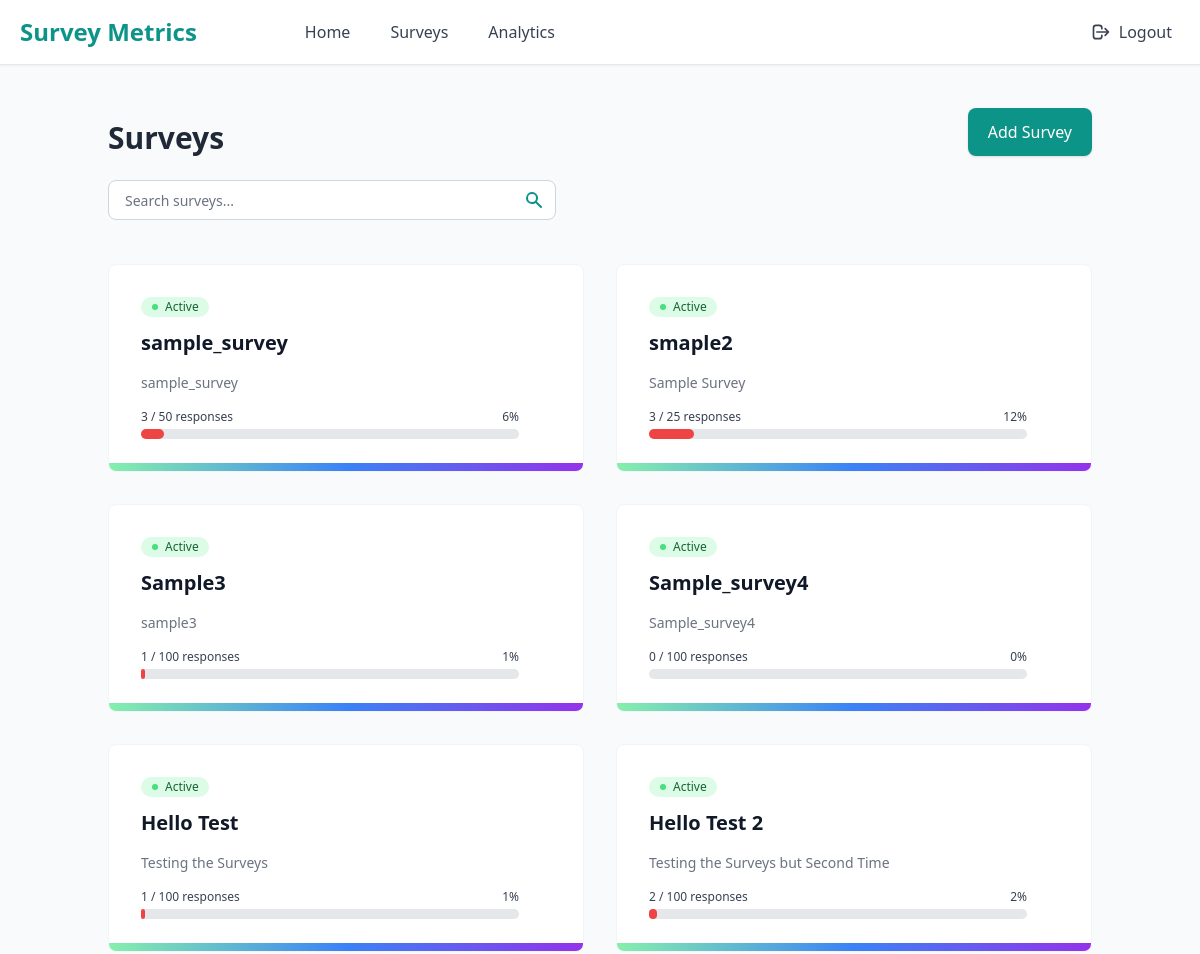
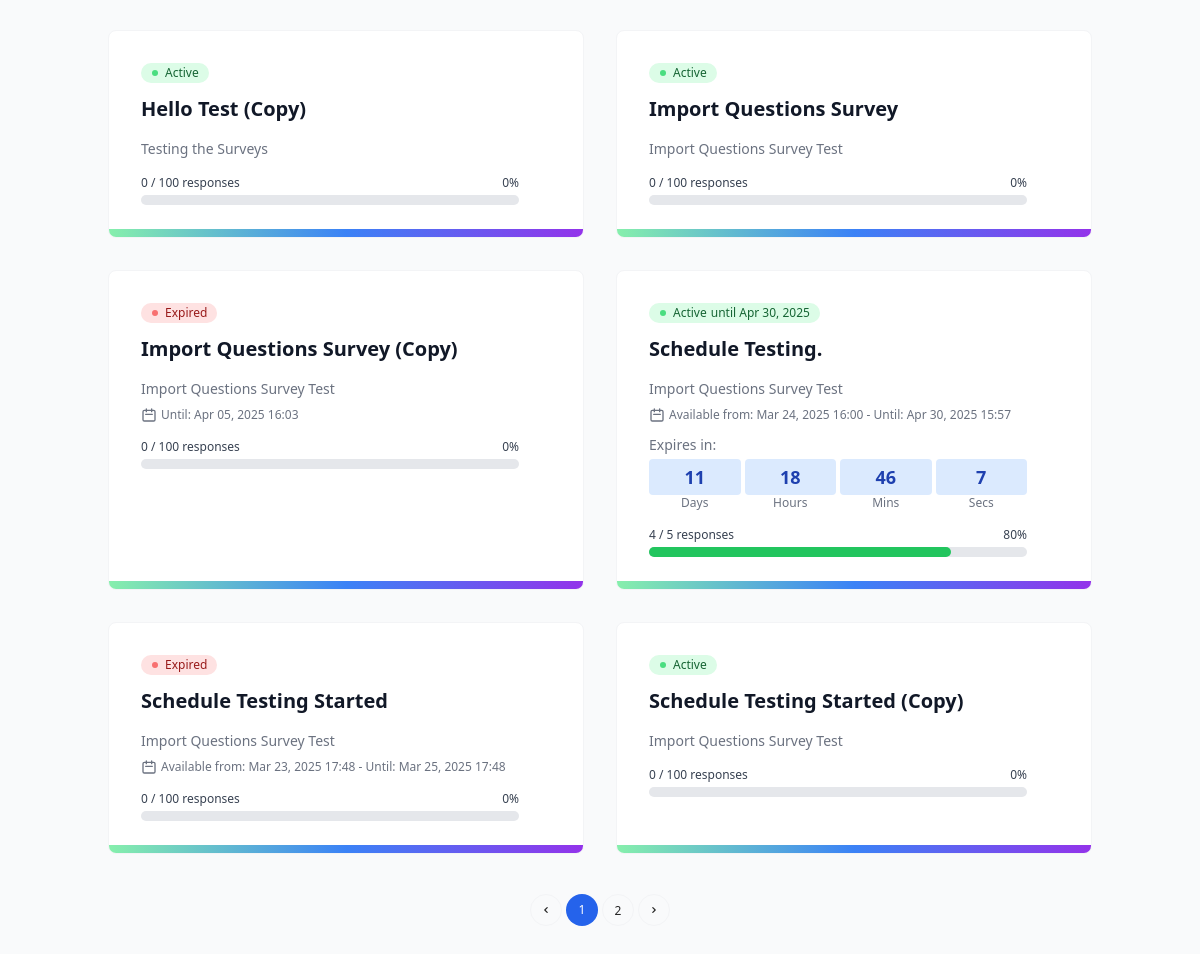
Screenshot of /dashboard/ (signed in) with the database file from the repository (2 pictures, top to bottom).
### djf_surveys/models.py (models this page shows, shortened)
class BaseModel(models.Model):
    created_at = models.DateTimeField(auto_now_add=True)
    updated_at = models.DateTimeField(auto_now=True)
    class Meta:
        abstract = True

class Survey(BaseModel):
    name = models.CharField(_("name"), max_length=200)
    description = models.TextField(_("description"), default='')
    slug = models.SlugField(_("slug"), max_length=225, default='')
    valid_until = models.DateTimeField(_("valid until"), blank=True, null=True,
                                       help_text=_("Specify the expiration date for this survey."))
    editable = models.BooleanField(_("editable"), default=True,
                                   help_text=_("If False, user can't edit record."))
    deletable = models.BooleanField(_("deletable"), default=True,
                                    help_text=_("If False, user can't delete record."))
    duplicate_entry = models.BooleanField(_("mutiple submissions"), default=False,
                                          help_text=_("If True, user can resubmit."))
    private_response = models.BooleanField(_("private response"), default=False,
                                           help_text=_("If True, only admin and owner can access."))
    can_anonymous_user = models.BooleanField(_("anonymous submission"), default=False,
                                             help_text=_("If True, user without authentatication can submit."))
    notification_to = models.TextField(_("Notification To"), blank=True, null=True,
                                       help_text=_("Enter your email to be notified when the form is submitted"))
    success_page_content = models.TextField(
        _("Success Page Content"), blank=True, null=True,
        help_text=_("You can override success page content at here. Support HTML syntax")
    )
    start_date = models.DateTimeField(
        _("start date"), blank=True, null=True,
        help_text=_("Date and time when the survey becomes available. Leave blank for immediate availability.")
    )
    end_date = models.DateTimeField(
        _("end date"), blank=True, null=True,
        help_text=_("Date and time when the survey expires. Leave blank for no expiration.")
    )
    target_responses = models.PositiveIntegerField(
        _("target responses"),
        default=100,
        help_text=_("Target number of responses for this survey")
    )
    @property
    def response_count_progress(self):
        return UserAnswer.objects.filter(survey=self).count()
    @property
    def response_rate(self):
        if self.target_responses == 0:
            return 0
        return min(100, int((self.response_count_progress / self.target_responses) * 100))
    @property
    def status(self):
        now = timezone.now()
        if self.start_date and now < self.start_date:
            return "scheduled"
        if self.end_date and now > self.end_date:
            return "expired"
        return "active"
    class Meta:
        verbose_name = _("survey")
        verbose_name_plural = _("surveys")

### djf_surveys/admins/views.py (the view)
# urls.py: path('', admin_views.AdminSurveyListView.as_view(), name='admin_survey'),
@method_decorator(staff_member_required, name='dispatch')
class AdminSurveyListView(SurveyListView):
    template_name = 'djf_surveys/admins/survey_list.html'

### djf_surveys/context_processors.py (called while the page is built)
def surveys_context(request):
    context = {
        'get_master_template': app_settings.SURVEY_MASTER_TEMPLATE,
        'chart_js_src': app_settings.CHART_JS_SRC,
        'get_type_field': get_type_field,
        'link_back_on_success_page': app_settings.SURVEY_LINK_BACK_ON_SUCCESS_PAGE
    }
    return context

### djf_surveys/mixin.py (called while the page is built)
    def get_title_page(self):
        return self.title_page

    def get_sub_title_page(self):
        return self.sub_title

    def get_context_data(self, **kwargs):
        if 'form' not in kwargs:
            kwargs['title'] = self.get_title_page()
            kwargs['title_page'] = self.get_title_page()
            kwargs['sub_title_page'] = self.get_sub_title_page()
        return super().get_context_data(**kwargs)

### djf_surveys/templatetags/djf_survey_tags.py (called while the page is built)
@register.inclusion_tag('djf_surveys/components/countdown.html')
def render_countdown(survey):
    now = timezone.now()
    if survey.start_date and now < survey.start_date:
        return {
            'target_date': survey.start_date,
            'survey_id': survey.id,
            'countdown_type': 'start'
        }
    elif survey.end_date and now < survey.end_date:
        return {
            'target_date': survey.end_date,
            'survey_id': survey.id,
            'countdown_type': 'end'
        }
    return {'target_date': None, 'survey_id': None, 'countdown_type': None}

### djf_surveys/utils.py (called while the page is built, shortened)
    def get_elided_page_range(self, number=1, *, on_each_side=3, on_ends=1):
        number = self.validate_number(number)
        if self.num_pages <= (on_each_side + on_ends) * 2:
            yield from self.page_range
            return

### djf_surveys/views.py (called while the page is built)
    def test_func(self):
        return app_settings.SURVEY_ANONYMOUS_VIEW_LIST or self.request.user.is_authenticated

    def get_context_data(self, **kwargs):
        page_number = self.request.GET.get('page', 1)
        context = super().get_context_data(**kwargs)
        page_range = context['page_obj'].paginator.get_elided_page_range(number=page_number)
        context['page_range'] = page_range
        return context

### djf_surveys/templates/djf_surveys/admins/survey_list.html (shortened to what this page needs)
{% extends 'djf_surveys/admins/master.html' %}
{% load i18n %}
{% block content %}
    <div class="container px-5 py-5">
        <section>
            <div class="py-6 lg:items-end justify-between flex">
                <h2 class="max-w-xl text-2xl font-bold text-gray-800 sm:text-3xl">
                    {% trans "Surveys" %}
                </h2>
                <a href="{% url 'djf_surveys:admin_create_survey' %}" class="inline-block px-5 py-3 mt-4 font-medium text-white bg-teal-600 hover:bg-teal-700 rounded-lg shadow transition-colors duration-200 sm:m-0">
                    {% trans "Add Survey" %}
                </a>
            </div>
        </section>
        {% include 'djf_surveys/components/search_form.html' %}
        {% if object_list %}
            <div class="grid grid-cols-1 md:grid-cols-2 lg:grid-cols-2 xl:grid-cols-3 gap-8 pt-6">
                {% for survey in page_obj %}
                    {% include 'djf_surveys/components/card_list_survey.html' %}
                {% endfor %}
            </div>
            <div class="py-10">
                {% include 'djf_surveys/components/pagination.html' %}
            </div>
        {% else %}
            {% include 'djf_surveys/components/empty_state.html' %}
        {% endif %}
    </div>
{% endblock %}

### djf_surveys/templates/djf_surveys/components/card_list_survey.html (shortened to what this page needs)
<div class="h-full group relative">
    <a class="relative block p-8 overflow-hidden border border-gray-100 rounded-lg bg-white h-full" href="{% if user.is_authenticated %}{% url 'djf_surveys:detail' survey.slug %}{% else %}{% url 'djf_surveys:create' survey.slug %}{% endif %}">
        <span class="absolute inset-x-0 bottom-0 h-2 bg-gradient-to-r from-green-300 via-blue-500 to-purple-600"></span>
        <div class="flex flex-col space-y-3">
            <div class="flex flex-wrap gap-2">
                {% if survey.status == "scheduled" %}
                <span class="inline-flex items-center px-2.5 py-0.5 rounded-full text-xs font-medium bg-yellow-100 text-yellow-800 flex-shrink-0">
                    <svg class="mr-1.5 h-2 w-2 text-yellow-400" fill="currentColor" viewBox="0 0 8 8">
                        <circle cx="4" cy="4" r="3" />
                    </svg>
                    Scheduled
                    <span class="ml-1">{{ survey.start_date|date:"M d, Y" }}</span>
                </span>
                {% elif survey.status == "expired" %}
                <span class="inline-flex items-center px-2.5 py-0.5 rounded-full text-xs font-medium bg-red-100 text-red-800 flex-shrink-0">
                    <svg class="mr-1.5 h-2 w-2 text-red-400" fill="currentColor" viewBox="0 0 8 8">
                        <circle cx="4" cy="4" r="3" />
                    </svg>
                    Expired
                </span>
                {% elif survey.status == "active" %}
                <span class="inline-flex items-center px-2.5 py-0.5 rounded-full text-xs font-medium bg-green-100 text-green-800 flex-shrink-0">
                    <svg class="mr-1.5 h-2 w-2 text-green-400" fill="currentColor" viewBox="0 0 8 8">
                        <circle cx="4" cy="4" r="3" />
                    </svg>
                    Active
                    {% if survey.end_date %}
                    <span class="ml-1">until {{ survey.end_date|date:"M d, Y" }}</span>
                    {% endif %}
                </span>
                {% endif %}
            </div>
            <div>
                <h5 class="text-xl font-bold text-gray-900">
                    {{ survey.name }}
                </h5>
            </div>
        </div>
        <div class="mt-4 sm:pr-8">
            <p class="text-sm text-gray-500">
                {{ survey.description }}
            </p>
            {% if survey.start_date or survey.end_date %}
            <div class="mt-2 text-xs text-gray-500">
                <div class="flex items-center">
                    <svg class="h-4 w-4 mr-1" fill="none" viewBox="0 0 24 24" stroke="currentColor">
                        <path stroke-linecap="round" stroke-linejoin="round" stroke-width="2" d="M8 7V3m8 4V3m-9 8h10M5 21h14a2 2 0 002-2V7a2 2 0 00-2-2H5a2 2 0 00-2 2v12a2 2 0 002 2z" />
                    </svg>
                    <span>
                        {% if survey.start_date %}
                        Available from: {{ survey.start_date|date:"M d, Y H:i" }}
                        {% endif %}
                        {% if survey.start_date and survey.end_date %} - {% endif %}
                        {% if survey.end_date %}
                        Until: {{ survey.end_date|date:"M d, Y H:i" }}
                        {% endif %}
                    </span>
                </div>
            </div>
            {% endif %}
            {% load djf_survey_tags %}
            {% if survey.status == "scheduled" or survey.end_date and survey.status == "active" %}
                <div class="mt-3">
                    {% render_countdown survey %}
                </div>
            {% endif %}
            <div class="mt-4">
                <div class="flex justify-between mb-1">
                    <span class="text-xs font-medium text-gray-700">
                        {{ survey.response_count_progress }} / {{ survey.target_responses }} responses
                    </span>
                    <span class="text-xs font-medium text-gray-700">{{ survey.response_rate }}%</span>
                </div>
                <div class="w-full bg-gray-200 rounded-full h-2.5">
                    <div class="h-2.5 rounded-full
                        {% if survey.response_rate < 25 %}bg-red-500
                        {% elif survey.response_rate < 50 %}bg-orange-500
                        {% elif survey.response_rate < 75 %}bg-yellow-500
                        {% else %}bg-green-500{% endif %}"
                        style="width: {{ survey.response_rate }}%">
                    </div>
                </div>
            </div>
        </div>
    </a>
</div>

### djf_surveys/templates/djf_surveys/components/countdown.html
{% load i18n static%}
<div class="survey-countdown"
    data-target-date="{{ target_date|date:'c' }}"
    data-survey-id="{{ survey_id }}"
    data-countdown-type="{{ countdown_type }}">
    <div class="text-sm font-medium text-gray-500 mb-1">
        {% if countdown_type == 'start' %}
            {% trans "Available in:" %}
        {% else %}
            {% trans "Expires in:" %}
        {% endif %}
    </div>
    <div class="grid grid-cols-4 gap-1 text-center">
        <div>
            <div class="countdown-days bg-blue-100 rounded p-1 text-lg font-bold text-blue-800">--</div>
            <div class="text-xs text-gray-500">{% trans "Days" %}</div>
        </div>
        <div>
            <div class="countdown-hours bg-blue-100 rounded p-1 text-lg font-bold text-blue-800">--</div>
            <div class="text-xs text-gray-500">{% trans "Hours" %}</div>
        </div>
        <div>
            <div class="countdown-minutes bg-blue-100 rounded p-1 text-lg font-bold text-blue-800">--</div>
            <div class="text-xs text-gray-500">{% trans "Mins" %}</div>
        </div>
        <div>
            <div class="countdown-seconds bg-blue-100 rounded p-1 text-lg font-bold text-blue-800">--</div>
            <div class="text-xs text-gray-500">{% trans "Secs" %}</div>
        </div>
    </div>
</div>

### rows the page displays
Survey: shows "Active", name "sample_survey", description "sample_survey", response_count_progress "3", target_responses "50", response_rate "6"
Survey: shows "Active", name "smaple2", description "Sample Survey", response_count_progress "3", target_responses "25", response_rate "12"
Survey: shows "Active", name "Sample3", description "sample3", response_count_progress "1", target_responses "100", response_rate "1"
Survey: shows "Active", name "Sample_survey4", description "Sample_survey4", response_count_progress "0", target_responses "100", response_rate "0"
Survey: shows "Active", name "Hello Test", description "Testing the Surveys", response_count_progress "1", target_responses "100", response_rate "1"
Survey: shows "Active", name "Hello Test 2", description "Testing the Surveys but Second Time", response_count_progress "2", target_responses "100", response_rate "2"
Survey: shows "Active", name "Hello Test (Copy)", description "Testing the Surveys", response_count_progress "0", target_responses "100", response_rate "0"
Survey: shows "Active", name "Import Questions Survey", description "Import Questions Survey Test", response_count_progress "0", target_responses "100", response_rate "0"
Survey: shows "Expired", name "Import Questions Survey (Copy)", description "Import Questions Survey Test", end_date "Apr 05, 2025 16:03", response_count_progress "0", target_responses "100", response_rate "0"
Survey: end_date "Apr 30, 2025", name "Schedule Testing.", description "Import Questions Survey Test", start_date "Mar 24, 2025 16:00", end_date "Apr 30, 2025 15:57", response_count_progress "4", target_responses "5", response_rate "80"
Survey: shows "Expired", name "Schedule Testing Started", description "Import Questions Survey Test", start_date "Mar 23, 2025 17:48", end_date "Mar 25, 2025 17:48", response_count_progress "0", target_responses "100", response_rate "0"
Survey: shows "Active", name "Schedule Testing Started (Copy)", description "Import Questions Survey Test", response_count_progress "0", target_responses "100", response_rate "0"

### other values shown
{{ i }} "1"
{{ i }} "2"
